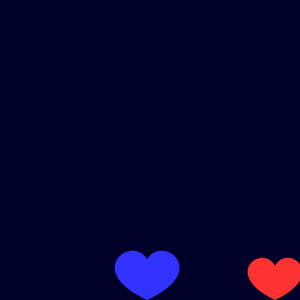
Frame 1 (no input)
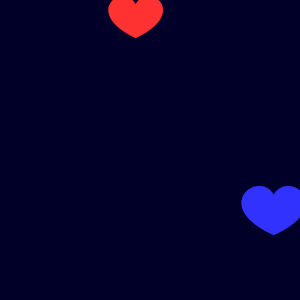
Frame 60 (the mouse pressed at the canvas centre just before this capture)
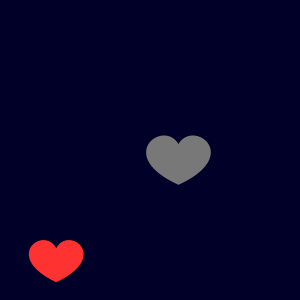
Frame 120 (the mouse held since frame 60 and released just before this capture)

The Processing sketch that drew these frames (run headless with seeded random() and noise(); from frame 60 on, the mouse is pressed at the canvas centre):

// Processing sketch: esercizio_1
// ── esercizio_1.pde
Heart h1,h2;
void setup()
{
  background(0,0,40);
  size(300,300);
  h1=new Heart(random(50,450),550,random(-5,5),-random(-5,5));
  h2=new BlueHeart(random(50,450),550,random(-3,3),-random(-3,3));
}

void draw()
{
  background(0,0,40);
  
  h1.run();
  h2.run();    
}

void keyPressed()
{
  if((key=='r')||(key=='R'))
    setup();
}
// ── BlueHeart.pde
class BlueHeart extends Heart
{
  BlueHeart (float X, float Y, float sX, float sY)
  {
    super(X,Y,sX,sY);
  }
  
   void display()
  {
      noStroke();
      if(check())
        fill(120,120,120);
      else
        fill(50,50,255);

      pushMatrix();
      translate(posX,posY);
      rotate(radians(25));
      bezier(0,0,-60,-70,60,-70,0,0);
      popMatrix();
      
      pushMatrix();
      translate(posX,posY);
      rotate(radians(-25));
      bezier(0,0,-60,-70,60,-70,0,0);
      popMatrix();

  }
  
  boolean check()
  {
    return dist(mouseX,mouseY, posX, posY-30)<30;
  }
  
  void run()
  {
    if(!check())
      move();
    display();
  }

}
// ── Heart.pde
class Heart
{
  float posX, posY, spX, spY;
  boolean on;
  
  Heart(float X, float Y, float sX, float sY)
  {
    posX=X;
    posY=Y;
    spX=sX;
    spY=sY;
    on=true;
  }
  
  void display()
  {
      noStroke();
      fill(255,50,50);
            
      pushMatrix();
      translate(posX,posY);
      rotate(radians(25));
      bezier(0,0,-50,-60,50,-60,0,0);
      popMatrix();
      
      pushMatrix();
      translate(posX,posY);
      rotate(radians(-25));
      bezier(0,0,-50,-60,50,-60,0,0);
      popMatrix();

  }
  
  void move()
  {
   
    posX+=spX;
    posY+=spY;
    
 
    if(posX+25>width)
    {   
        spX=-spX;
        posX=width-25;
    }
    
    if(posX-25<0)
    {   
        spX=-spX;
        posX=25;
    }
    
    if(posY>height)
    {   
        spY=-spY;
        posY=height;
    }
    
    if(posY-25<0)
    {   
        spY=-spY;
        posY=25;
    }
    
  }
  
  void run()
  {
    move();
    display();
  }
  
}
